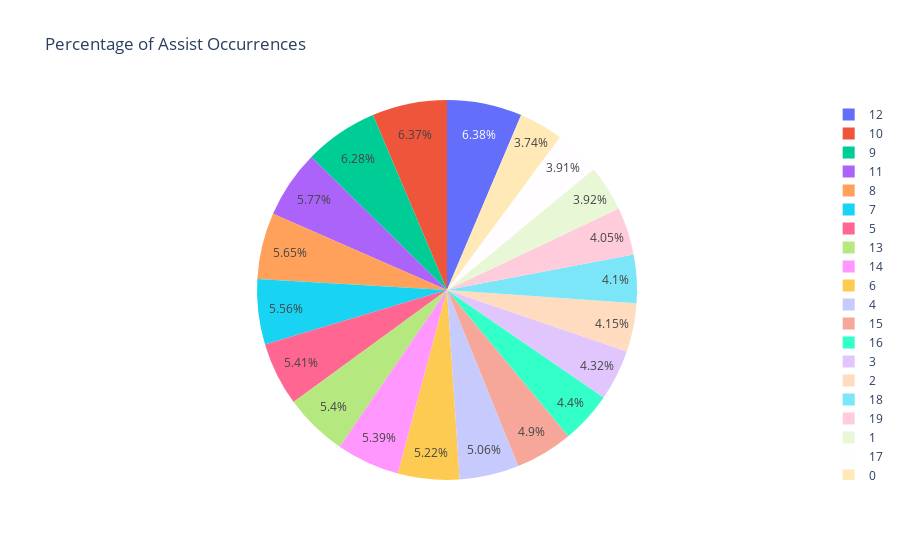

Notebook cell for this chart:
### Markdown cell above
#### Visualization plot for Asssist Occurence for each value

### Code cell
import plotly.express as px

# Calculate the value counts of assists
assist_counts = df['Assists'].value_counts()

# Calculate the percentage of assist occurrences
assist_percentages = (assist_counts / assist_counts.sum()) * 100

# Create a pie chart using Plotly
fig = px.pie(names=assist_percentages.index, values=assist_percentages.values,
             title='Percentage of Assist Occurrences',
             labels={'names': 'Assist Value', 'values': 'Percentage'})

# Show the plot
fig.show()

### Figure 1 — Plotly figure (JSON) as saved in the notebook; plotly's stock layout.template omitted (floating-point values rounded to 4 significant figures)
{"data": [{"domain": {"x": [0, 1], "y": [0, 1]}, "hovertemplate": "Assist Value=%{label}<br>Percentage=%{value}<extra></extra>", "labels": [12, 10, 9, 11, 8, 7, 5, 13, 14, 6, 4, 15, 16, 3, 2, 18, 19, 1, 17, 0], "legendgroup": "", "name": "", "showlegend": true, "type": "pie", "values": [6.381, 6.375, 6.279, 5.767, 5.653, 5.557, 5.413, 5.401, 5.395, 5.22, 5.064, 4.901, 4.402, 4.324, 4.15, 4.102, 4.047, 3.921, 3.909, 3.741]}], "layout": {"legend": {"tracegroupgap": 0}, "title": {"text": "Percentage of Assist Occurrences"}}}
